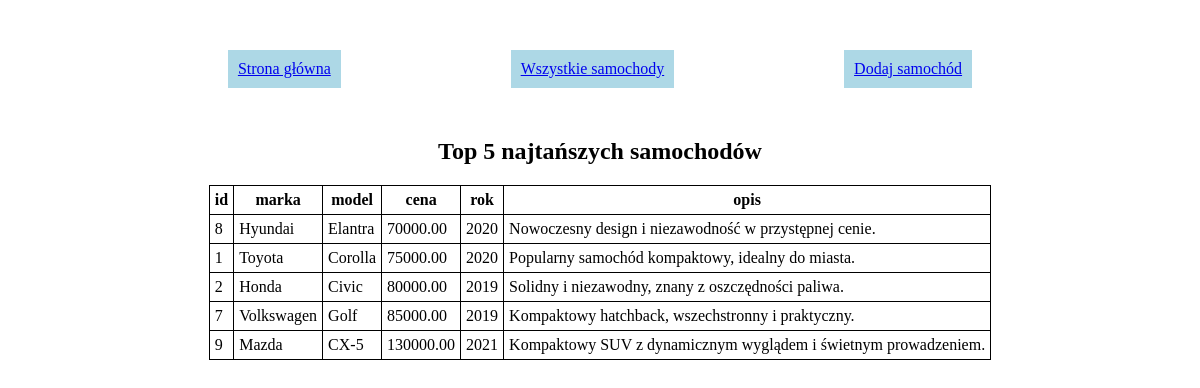
The page /z4_samochody/index.php on the database its author committed.
### tables this page shows
CREATE TABLE samochody (
    id INT AUTO_INCREMENT PRIMARY KEY,
    marka VARCHAR(255) NOT NULL,
    model VARCHAR(255) NOT NULL,
    cena DECIMAL(10, 2) NOT NULL,
    rok INT NOT NULL,
    opis TEXT 
);

### z4_samochody/index.php (the view, shortened to what this page needs)
<!DOCTYPE html>
<html lang="pl">
<head>
    <link rel="stylesheet" href="style.css">
</head>
<body>
    <?php
    $db_lnk = mysqli_connect("localhost:3306", "root", "root", "mojaBaza");
    include "nav.php";
    $query = "SELECT * FROM samochody ORDER BY cena LIMIT 5";
    $result = mysqli_query($db_lnk, $query);
    ?>
    <h1>Top 5 najtańszych samochodów</h1>
    <table>
        <tr>
            <th>id</th>
            <th>marka</th>
            <th>model</th>
            <th>cena</th>
            <th>rok</th>
            <th>opis</th>
        </tr>
        <?php
        while ($row = mysqli_fetch_row($result)) {
            echo "<tr>";
            echo "<td>$row[0]</td>";
            echo "<td>$row[1]</td>";
            echo "<td>$row[2]</td>";
            echo "<td>$row[3]</td>";
            echo "<td>$row[4]</td>";
            echo "<td>$row[5]</td>";
            echo "<tr>";
        }
        ?>
    </table>
</body>
</html>

### z4_samochody/style.css (style rules this page uses)
table, td, th { margin: auto; padding: 5px; border: 1px solid black; border-collapse: collapse; }
h1 { margin: auto; font-size: 24px; text-align: center; margin-bottom: 20px; }

### rows shown on the page
samochody: id "8", marka "Hyundai", model "Elantra", cena "70000.00", rok "2020", opis "Nowoczesny design i niezawodność w przystępnej cenie."
samochody: id "1", marka "Toyota", model "Corolla", cena "75000.00", rok "2020", opis "Popularny samochód kompaktowy, idealny do miasta."
samochody: id "2", marka "Honda", model "Civic", cena "80000.00", rok "2019", opis "Solidny i niezawodny, znany z oszczędności paliwa."
samochody: id "7", marka "Volkswagen", model "Golf", cena "85000.00", rok "2019", opis "Kompaktowy hatchback, wszechstronny i praktyczny."
samochody: id "9", marka "Mazda", model "CX-5", cena "130000.00", rok "2021", opis "Kompaktowy SUV z dynamicznym wyglądem i świetnym prowadzeniem."
